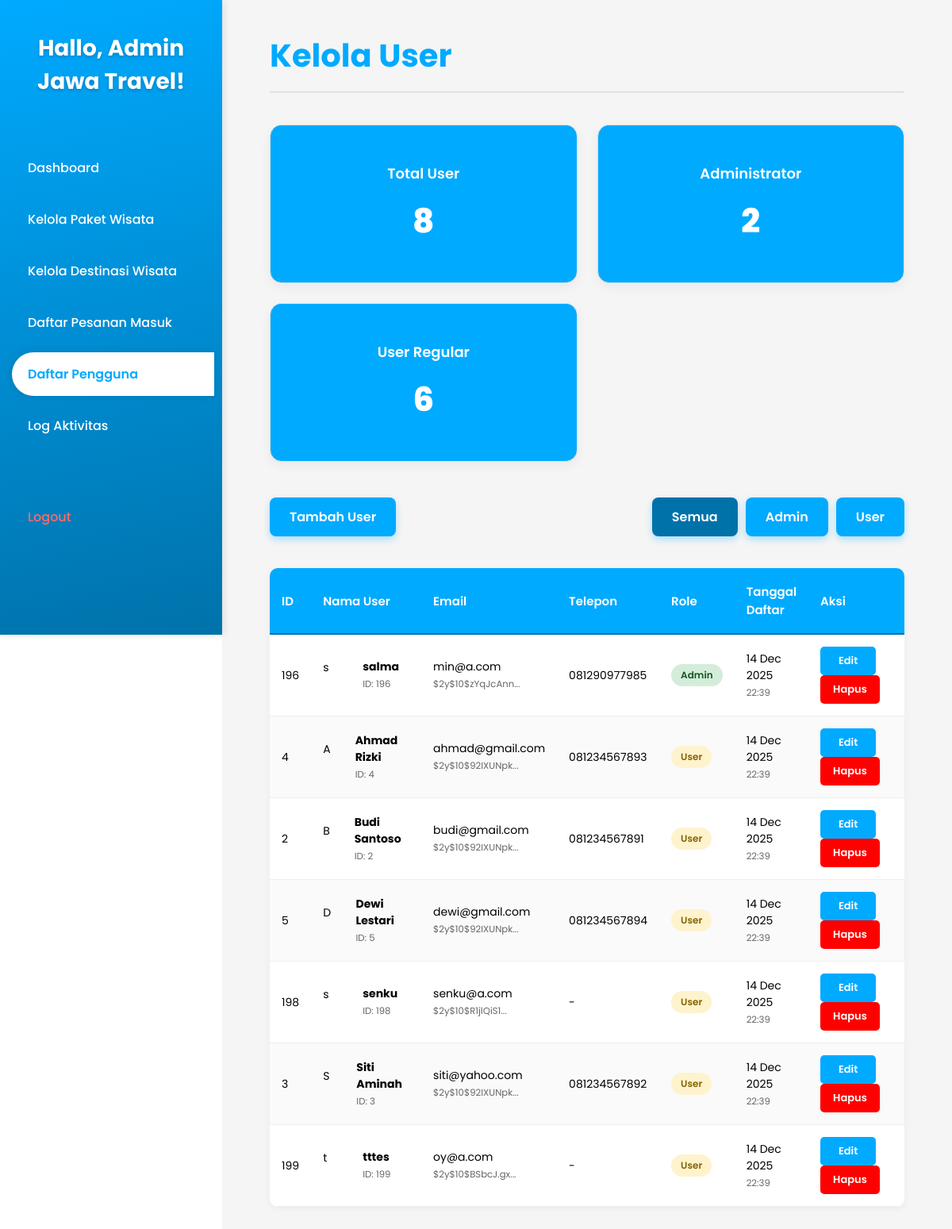
/admin_users.php (signed in), run on the app's committed database.
### tables this page shows
CREATE TABLE `user` (
  `id_user` int(11) NOT NULL,
  `nama` varchar(150) NOT NULL,
  `email` varchar(150) NOT NULL,
  `password` varchar(255) NOT NULL,
  `nomor_telepon` varchar(20) DEFAULT NULL,
  `tanggal_daftar` datetime DEFAULT current_timestamp(),
  `is_admin` tinyint(1) NOT NULL DEFAULT 0,
  `alamat` text DEFAULT NULL,
  `tanggal_lahir` date DEFAULT NULL
);

### admin_users.php (the view, shortened to what this page needs)
<?php
require_once 'includes/admin_header.php';
$current_admin_id = isset($admin_id) ? (int)$admin_id : (isset($_SESSION['user_id']) ? (int)$_SESSION['user_id'] : 0);
$user_result = $conn->query("SELECT * FROM user WHERE id_user != {$current_admin_id} ORDER BY is_admin DESC, nama ASC");
$total_users = $conn->query("SELECT COUNT(*) as total FROM user")->fetch_assoc()['total'];
$total_admin = $conn->query("SELECT COUNT(*) as total FROM user WHERE is_admin = 1")->fetch_assoc()['total'];
$total_regular = $total_users - $total_admin;
?>
<h1 class="page-title">Kelola User</h1>
<div class="dashboard-cards" style="margin-bottom: 30px;">
    <div class="card">
        <div class="card-title">Total User</div>
        <div class="card-value"><?php echo $total_users; ?></div>
    </div>
    <div class="card">
        <div class="card-title">Administrator</div>
        <div class="card-value"><?php echo $total_admin; ?></div>
    </div>
    <div class="card">
        <div class="card-title">User Regular</div>
        <div class="card-value"><?php echo $total_regular; ?></div>
    </div>
</div>
<div class="action-bar">
    <button class="btn-add" onclick="toggleForm('tambah')">
        <i class="fas fa-user-plus"></i> Tambah User
    </button>
    <div style="display: flex; gap: 10px;">
        <a href="?filter=all" class="btn-add" style="background: <?php echo (!isset($_GET['filter']) || $_GET['filter'] == 'all') ? '#0072AA' : '#00AAFF'; ?>;">
            Semua
        </a>
        <a href="?filter=admin" class="btn-add" style="background: <?php echo (isset($_GET['filter']) && $_GET['filter'] == 'admin') ? '#0072AA' : '#00AAFF'; ?>;">
            Admin
        </a>
        <a href="?filter=user" class="btn-add" style="background: <?php echo (isset($_GET['filter']) && $_GET['filter'] == 'user') ? '#0072AA' : '#00AAFF'; ?>;">
            User
        </a>
    </div>
</div>
<div class="table-container">
    <table>
        <thead>
            <tr>
                <th style="width: 50px;">ID</th>
                <th>Nama User</th>
                <th>Email</th>
                <th>Telepon</th>
                <th>Role</th>
                <th>Tanggal Daftar</th>
                <th style="width: 180px;">Aksi</th>
            </tr>
        </thead>
        <tbody>
            <?php while ($row = $user_result->fetch_assoc()):
                $role_class = $row['is_admin'] == 1 ? 'status-lunas' : 'status-pending';
                $role_text = $row['is_admin'] == 1 ? 'Admin' : 'User';
            ?>
                <tr>
                    <td><?php echo $row['id_user']; ?></td>
                    <td>
                        <div style="display: flex; align-items: center; gap: 10px;">
                            <div class="admin-avatar" style="width: 40px; height: 40px;">
                                <?php echo substr($row['nama'], 0, 1); ?>
                            </div>
                            <div>
                                <strong><?php echo htmlspecialchars($row['nama']); ?></strong><br>
                                <small style="color: #666;">ID: <?php echo $row['id_user']; ?></small>
                            </div>
                        </div>
                    </td>
                    <td>
                        <?php echo htmlspecialchars($row['email']); ?><br>
                        <small style="color: #666;"><?php echo substr($row['password'], 0, 15); ?>...</small>
                    </td>
                    <td><?php echo $row['nomor_telepon'] ?: '-'; ?></td>
                    <td>
                        <span class="status-badge <?php echo $role_class; ?>">
                            <?php echo $role_text; ?>
                        </span>
                    </td>
                    <td>
                        <?php echo date('d M Y', strtotime($row['created_at'] ?? 'now')); ?><br>
                        <small style="color: #666;">
                            <?php
                            $date = new DateTime($row['created_at'] ?? 'now');
                            echo $date->format('H:i');
                            ?>
                        </small>
                    </td>
                    <td>
                        <a href="?edit=<?php echo $row['id_user']; ?>" class="btn-action btn-edit">
                            <i class="fas fa-edit"></i> Edit
                        </a>
                        <button class="btn-action btn-delete" onclick="hapusUser(<?php echo $row['id_user']; ?>, '<?php echo htmlspecialchars($row['nama']); ?>', <?php echo $row['is_admin']; ?>)">
                            <i class="fas fa-trash"></i> Hapus
                        </button>
                    </td>
                </tr>
            <?php endwhile; ?>
        </tbody>
    </table>
</div>
</main>
</body>
</html>

### includes/admin_header.php (shortened to what this page needs)
<?php
$current_page = basename($_SERVER['PHP_SELF']);
?>
<!DOCTYPE html>
<html lang="id">
<head>
    <link rel="stylesheet" href="admin_style.css">
</head>
<body>
    <aside class="sidebar">
        <div class="sidebar-header">Hallo, <?php echo $_SESSION['nama']; ?>!</div>
        <nav class="nav-menu">
            <a href="admin_dashboard.php" class="nav-item <?php echo ($current_page == 'admin_dashboard.php') ? 'active' : ''; ?>">Dashboard</a>
            <a href="admin_paket.php" class="nav-item <?php echo ($current_page == 'admin_paket.php') ? 'active' : ''; ?>">Kelola Paket Wisata</a>
            <a href="admin_destinasi.php" class="nav-item <?php echo ($current_page == 'admin_destinasi.php') ? 'active' : ''; ?>">Kelola Destinasi Wisata</a>
            <a href="admin_pesanan.php" class="nav-item <?php echo ($current_page == 'admin_pesanan.php') ? 'active' : ''; ?>">Daftar Pesanan Masuk</a>
            <a href="admin_users.php" class="nav-item <?php echo ($current_page == 'admin_users.php') ? 'active' : ''; ?>">Daftar Pengguna</a>
            <a href="admin_logs.php" class="nav-item <?php echo ($current_page == 'admin_logs.php') ? 'active' : ''; ?>">Log Aktivitas</a>
            <a href="../logout.php" class="nav-item" style="color: #ff6b6b; margin-top: 50px;">Logout</a>
        </nav>
    </aside>
    <main class="main-content">

### admin_style.css (style rules this page uses)
:root { --primary-blue: #00AAFF; --dark-blue: #0072AA; --sidebar-gradient: linear-gradient(168.09deg, #00aaff, #0072aa); --bg-grey: #f5f5f5; --text-white: #ffffff; --text-black: #333333; --danger-red: #FF0000; --success-green: #00FF44; --warning-orange: #FFA500; }
* { margin: 0; padding: 0; box-sizing: border-box; font-family: 'Poppins', sans-serif; text-decoration: none; list-style: none; }
body { background-color: #fff; display: flex; min-height: 100vh; }
.sidebar { width: 280px; background: var(--sidebar-gradient); color: var(--text-white); display: flex; flex-direction: column; padding-top: 40px; position: fixed; height: 100vh; left: 0; top: 0; z-index: 100; box-shadow: 2px 0 10px rgba(0,0,0,0.1); }
.sidebar-header { font-size: 28px; font-weight: 700; text-align: center; margin-bottom: 60px; padding: 0 20px; color: white; text-shadow: 0 2px 4px rgba(0,0,0,0.2); }
.nav-menu { display: flex; flex-direction: column; gap: 10px; padding-left: 15px; }
.nav-item { padding: 15px 20px; font-size: 16px; color: var(--text-white); font-weight: 500; border-radius: 30px 0 0 30px; transition: all 0.3s; cursor: pointer; display: block; margin-right: 10px; }
.nav-item.active { background-color: #fff; color: var(--primary-blue); font-weight: 600; box-shadow: -2px 0 10px rgba(0,0,0,0.1); }
.main-content { margin-left: 280px; width: calc(100% - 280px); padding: 40px 60px; background: var(--bg-grey); min-height: 100vh; }
.page-title { font-size: 36px; font-weight: 700; color: var(--primary-blue); margin-bottom: 30px; padding-bottom: 15px; border-bottom: 2px solid #e0e0e0; }
.dashboard-cards { display: grid; grid-template-columns: repeat(auto-fit, minmax(250px, 1fr)); gap: 25px; margin-bottom: 40px; }
.card { background: var(--primary-blue); border-radius: 15px; padding: 30px; text-align: center; color: var(--text-black); height: 200px; display: flex; flex-direction: column; justify-content: center; align-items: center; box-shadow: 0 5px 15px rgba(0,0,0,0.05); transition: all 0.3s; border: 1px solid #e0e0e0; position: relative; overflow: hidden; }
.card:before { content: ''; position: absolute; top: 0; left: 0; width: 100%; height: 5px; background: var(--primary-blue); }
.card-title { font-size: 18px; font-weight: 600; margin-bottom: 15px; color: white; }
.card-value { font-size: 42px; font-weight: 800; color: white; }
.action-bar { margin-bottom: 25px; display: flex; justify-content: space-between; align-items: center; padding: 15px 0; }
.btn-add { background-color: var(--primary-blue); color: white; padding: 12px 25px; border-radius: 8px; border: none; font-weight: 600; cursor: pointer; font-size: 16px; display: inline-block; transition: all 0.3s; box-shadow: 0 4px 10px rgba(0, 170, 255, 0.3); }
.table-container { width: 100%; overflow-x: auto; border-radius: 10px; box-shadow: 0 2px 10px rgba(0,0,0,0.05); margin-top: 20px; background: white; }
table { width: 100%; border-collapse: collapse; min-width: 800px; }
thead { background-color: var(--primary-blue); color: white; }
th { padding: 18px 15px; text-align: left; font-weight: 600; font-size: 15px; border-bottom: 2px solid var(--dark-blue); }
td { padding: 15px; text-align: left; border-bottom: 1px solid #eee; font-size: 14px; }
tbody tr { transition: all 0.2s; }
tbody tr:nth-child(even) { background-color: #fafafa; }
.btn-action { padding: 8px 16px; border-radius: 5px; color: white; font-size: 13px; border: none; cursor: pointer; margin-right: 5px; font-weight: 600; transition: all 0.3s; display: inline-block; text-align: center; min-width: 70px; }
.btn-edit { background-color: var(--primary-blue); }
.btn-delete { background-color: var(--danger-red); }
.status-badge { padding: 5px 12px; border-radius: 20px; font-size: 12px; font-weight: 600; display: inline-block; }
.status-pending { background: #fff3cd; color: #856404; }
.status-lunas { background: #d4edda; color: #155724; }
@media (max-width: 1200px) { .dashboard-cards { grid-template-columns: repeat(2, 1fr); } }
@media (max-width: 1200px) { .main-content { padding: 30px 40px; } }

### includes/admin_header.php (style rules this page uses)
.main-content { margin-left: 280px; width: calc(100% - 280px); padding: 40px 60px; }
.page-title { font-size: 40px; font-weight: 700; color: #00AAFF; margin-bottom: 40px; }

### data on the page
user: id_user "196", nama "s", nama "salma", email "min@a.com", password "$2y$10$zYqJcAnn", nomor_telepon "081290977985", is_admin "Admin", created_at "14 Dec 2025", format "22:39"
user: id_user "4", nama "A", nama "Ahmad Rizki", email "ahmad@gmail.com", password "$2y$10$92IXUNpk", nomor_telepon "081234567893", is_admin "User", created_at "14 Dec 2025", format "22:39"
user: id_user "2", nama "B", nama "Budi Santoso", email "budi@gmail.com", password "$2y$10$92IXUNpk", nomor_telepon "081234567891", is_admin "User", created_at "14 Dec 2025", format "22:39"
user: id_user "5", nama "D", nama "Dewi Lestari", email "dewi@gmail.com", password "$2y$10$92IXUNpk", nomor_telepon "081234567894", is_admin "User", created_at "14 Dec 2025", format "22:39"
user: id_user "198", nama "s", nama "senku", email "senku@a.com", password "$2y$10$R1jlQiS1", nomor_telepon "-", is_admin "User", created_at "14 Dec 2025", format "22:39"
user: id_user "3", nama "S", nama "Siti Aminah", email "siti@yahoo.com", password "$2y$10$92IXUNpk", nomor_telepon "081234567892", is_admin "User", created_at "14 Dec 2025", format "22:39"
user: id_user "199", nama "t", nama "tttes", email "oy@a.com", password "$2y$10$BSbcJ.gx", nomor_telepon "-", is_admin "User", created_at "14 Dec 2025", format "22:39"

### other printed values
$_SESSION['nama'] "Admin Jawa Travel"
$total_users "8"
$total_admin "2"
$total_regular "6"
